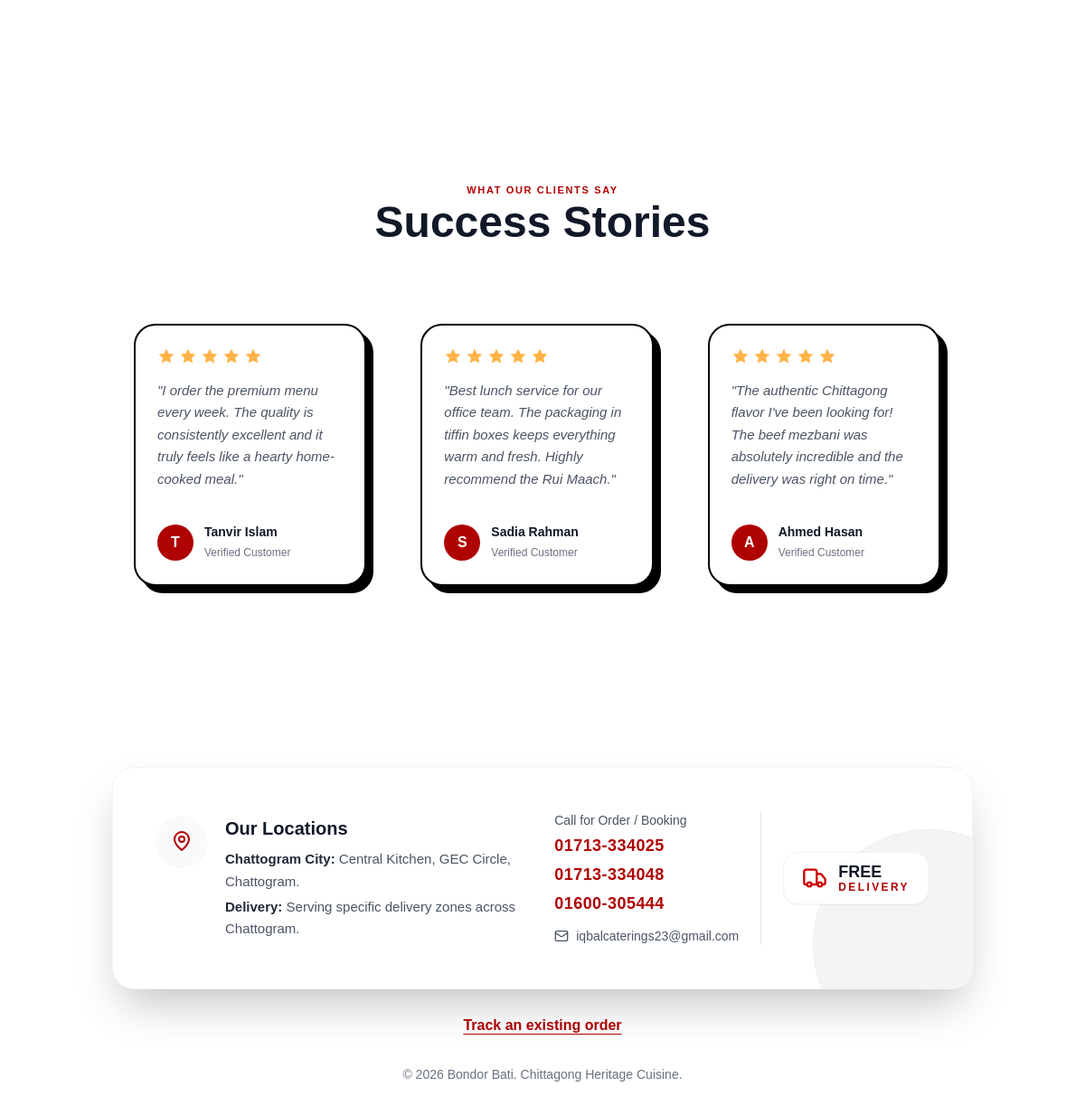
Before: / (lower part) with the older database file.
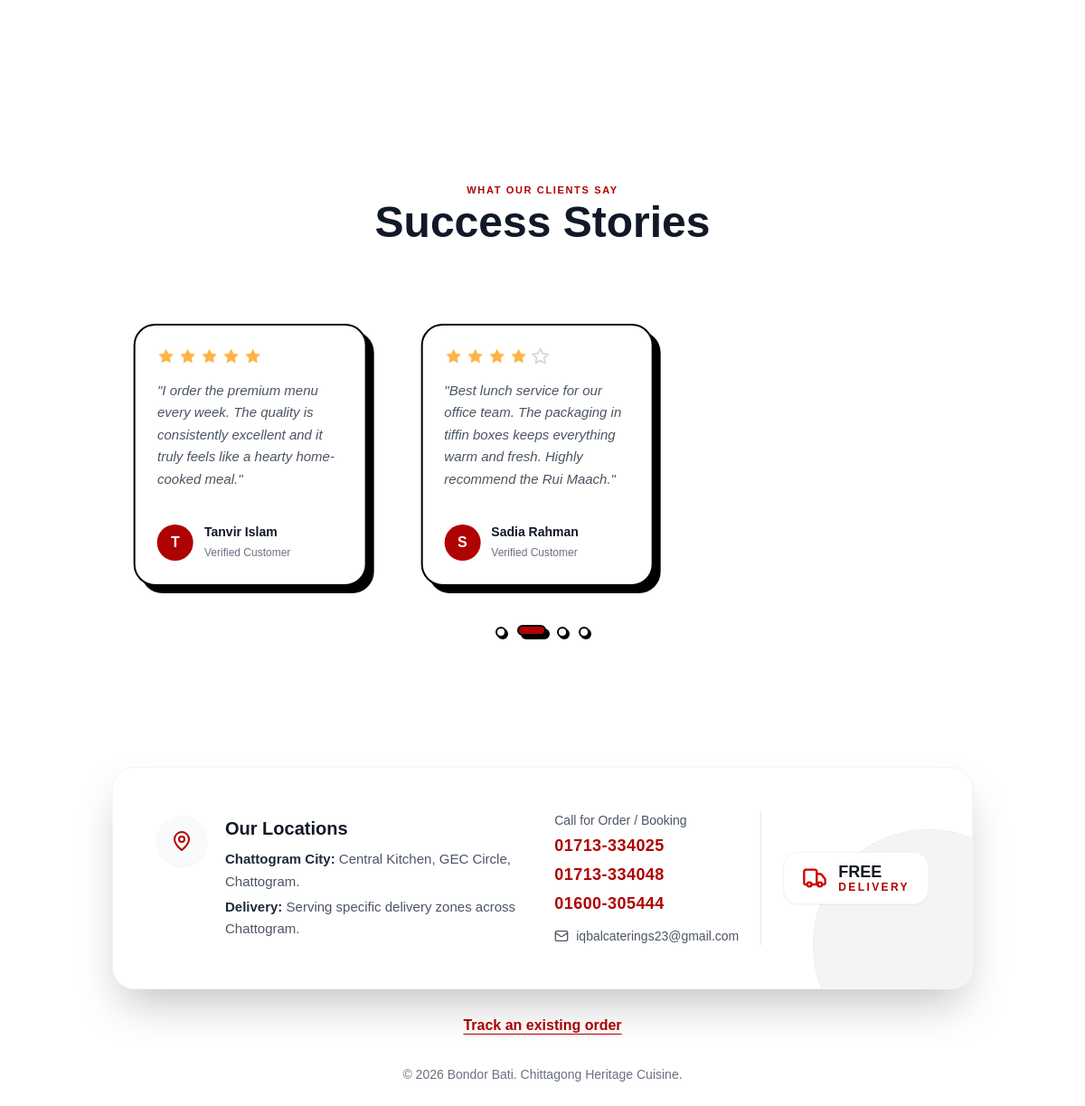
After: the same page with the newer database file.
### tables this page shows
CREATE TABLE `success_stories` (
  `id` bigint(20) unsigned NOT NULL AUTO_INCREMENT,
  `client_name` varchar(100) NOT NULL,
  `rating` tinyint(3) unsigned NOT NULL DEFAULT 5,
  `content` varchar(1000) NOT NULL,
  `is_visible` tinyint(1) NOT NULL DEFAULT 1,
  `created_at` timestamp NOT NULL DEFAULT current_timestamp(),
  `updated_at` timestamp NOT NULL DEFAULT current_timestamp() ON UPDATE current_timestamp(),
  PRIMARY KEY (`id`)
);

### src/Controllers/FrontendController.php (called while the page is built, shortened)
<?php
class FrontendController {
    public function index() {
        $db = ConnectionFactory::create();
        $repository = new PdoFrontendDataRepository($db);
        $useCase = new GetHomePageData($repository);
        $data = $useCase->execute();
        $successStories = $data['successStories'];
        require __DIR__ . '/../../views/frontend/home.php';
    }
}

### index.php (called while the page is built, shortened)
<?php
require __DIR__ . '/bootstrap.php';
$controller = new \App\Controllers\FrontendController();
$controller->index();

### bootstrap.php (called while the page is built, shortened)
<?php
spl_autoload_register(static function (string $class): void {
    $prefix = 'App\\';
    $relative = substr($class, strlen($prefix));
    $path = __DIR__ . '/src/' . str_replace('\\', '/', $relative) . '.php';
});

### src/Infrastructure/Persistence/MySQL/PdoFrontendDataRepository.php (called while the page is built, shortened)
<?php
final class PdoFrontendDataRepository implements FrontendDataRepository
{
    public function getActiveCateringMenus(): array
    {
        $stmt = $this->pdo->query('SELECT * FROM catering_menus WHERE is_active = 1 ORDER BY FIELD(category, "regular", "premium", "holud", "bride", "box"), id ASC');
        return $stmt->fetchAll(PDO::FETCH_ASSOC) ?: [];
    }
    public function getAvailableMenuItems(): array
    {
        $stmt = $this->pdo->query('SELECT * FROM menu_items WHERE is_available = 1 ORDER BY day_index ASC, FIELD(tier, "standard", "premium") ASC');
        return $stmt->fetchAll(PDO::FETCH_ASSOC) ?: [];
    }
    public function getVisibleSuccessStories(): array
    {
        $stmt = $this->pdo->query('SELECT * FROM success_stories WHERE is_visible = 1 ORDER BY id DESC');
        return $stmt->fetchAll(PDO::FETCH_ASSOC) ?: [];
    }
}

### src/Application/UseCase/GetHomePageData.php (called while the page is built, shortened)
<?php
final readonly class GetHomePageData
{
    public function execute(): array
    {
        $cateringMenus = $this->repository->getActiveCateringMenus();
        $menuItemsRaw = $this->repository->getAvailableMenuItems();
        $successStories = $this->repository->getVisibleSuccessStories();
        $weeklyMenus = array_fill(0, 6, []);
        foreach ($menuItemsRaw as $item) {
            $weeklyMenus[(int)$item['day_index']][] = $item;
        }
        return [
            'cateringMenus' => $cateringMenus,
            'weeklyMenus' => $weeklyMenus,
            'successStories' => $successStories,
        ];
    }
}

### views/frontend/home.php (the view, shortened to what the changed rows need)
<?php
require __DIR__ . '/partials/header.php';
?>
    <div
        class="min-h-screen w-full flex flex-col relative px-3 sm:px-6 md:px-10 lg:px-[100px] pb-8 max-w-[1600px] mx-auto mt-6 sm:mt-4">
        <section class="w-full max-w-6xl mx-auto mb-24 mt-16 px-4 md:px-6">
            <div class="text-center mb-12 scroll-reveal">
                <h2 class="font-nunito-black text-2xl sm:text-4xl md:text-5xl text-gray-900">Success Stories</h2>
            </div>
            <div class="swiper testimonials-swiper !pb-14 !pt-8 !px-4 -mx-4 md:!px-6 md:-mx-6 lg:!mx-0 lg:!px-4 lg:-mx-4">
                <div class="swiper-wrapper">
                    <?php $delay = 100; ?>
                    <?php foreach ($successStories as $story): ?>
                    <div class="swiper-slide h-auto p-2">
                        <div class="testimonial-card flex flex-col h-full scroll-reveal delay-<?= $delay ?> mb-3 mr-3">
                            <div class="flex gap-1 mb-4 text-[#FFB347]">
                                <?php for ($i = 0; $i < (int)$story['rating']; $i++): ?>
                                <svg xmlns="http://www.w3.org/2000/svg" width="20" height="20" viewBox="0 0 24 24" fill="currentColor" stroke="none"><polygon points="12 2 15.09 8.26 22 9.27 17 14.14 18.18 21.02 12 17.77 5.82 21.02 7 14.14 2 9.27 8.91 8.26 12 2"/></svg>
                                <?php endfor; ?>
                                <?php for ($i = (int)$story['rating']; $i < 5; $i++): ?>
                                <svg xmlns="http://www.w3.org/2000/svg" width="20" height="20" viewBox="0 0 24 24" fill="none" stroke="currentColor" stroke-width="2" class="text-gray-300"><polygon points="12 2 15.09 8.26 22 9.27 17 14.14 18.18 21.02 12 17.77 5.82 21.02 7 14.14 2 9.27 8.91 8.26 12 2"/></svg>
                                <?php endfor; ?>
                            </div>
                            <p class="text-gray-600 text-[15px] italic mb-6 leading-relaxed">"<?= htmlspecialchars($story['content'], ENT_QUOTES) ?>"</p>
                            <div class="flex items-center gap-3 mt-auto">
                                <div class="w-10 h-10 rounded-full bg-[#af0202] flex items-center justify-center text-white font-nunito-bold">
                                    <?= strtoupper(substr(htmlspecialchars($story['client_name'], ENT_QUOTES), 0, 1)) ?>
                                </div>
                                <div>
                                    <h4 class="text-gray-900 font-nunito-bold text-sm"><?= htmlspecialchars($story['client_name'], ENT_QUOTES) ?></h4>
                                    <span class="text-gray-500 text-xs">Verified Customer</span>
                                </div>
                            </div>
                        </div>
                    </div>
                    <?php $delay += 100; if($delay > 300) $delay = 100; ?>
                    <?php endforeach; ?>
                </div>
                <div class="swiper-pagination !bottom-0"></div>
            </div>
        </section>
    </div>
<?php require __DIR__ . '/partials/footer.php'; ?>

Changed rows visible on the page:
no longer on this page (row unchanged): success_stories: rating 5 (drawn), content "The authentic Chittagong flavor I've been looking for! The beef mezbani was absolutely incredible and the delivery was right on time.", client_name "A", client_name "Ahmed Hasan"
changed success_stories "Sadia Rahman": rating 5 → 4 (drawn)
